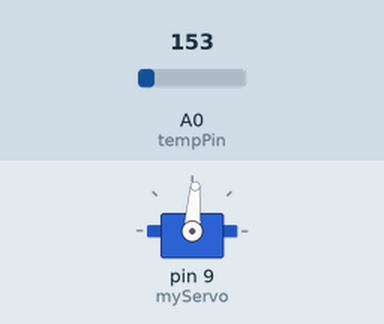
Recording of a sketch running on a simulated Arduino Uno, built with avr-gcc and run on an emulated ATmega328P. Parts: servo. Inputs (shaded band) come from the test bench; at power-on: A0 (tempPin) = 153.

Above: at 1.3 s.
1.4 s: A0 (tempPin) set to 165
At 2.7 s:
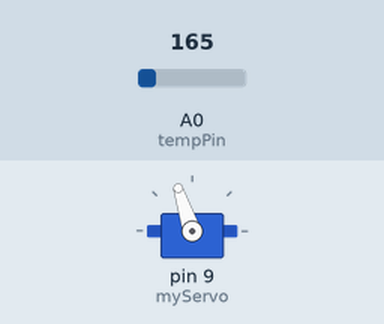
3.0 s: A0 (tempPin) set to 175
At 4.0 s:
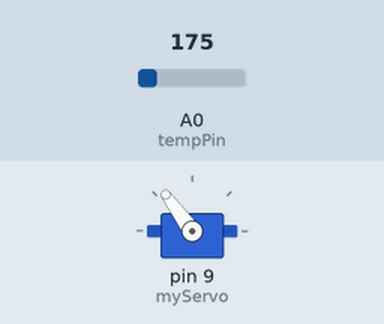
4.5 s: A0 (tempPin) set to 191
At 5.1 s:
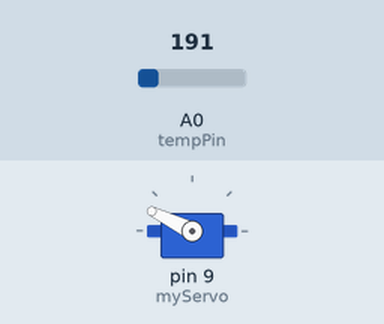
6.0 s: A0 (tempPin) set to 221
At 6.3 s:
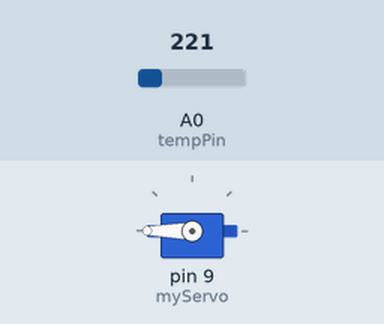
7.5 s: A0 (tempPin) set to 133
At 8.7 s:
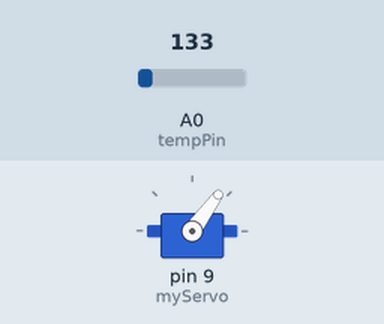
Timing chart, 0 to 10.0 s (numbered marks = the images above; inputs shaded):
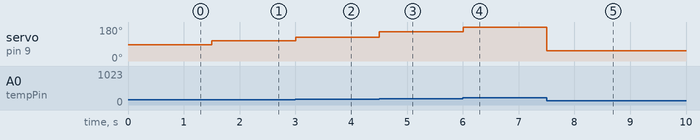

Measured:
- after the input at 1.4 s, servo on pin 9 (myServo): 86° → 108° after 0.10 s
- after the input at 3.0 s, servo on pin 9 (myServo): 108° → 126° at once
- after the input at 4.5 s, servo on pin 9 (myServo): 126° → 154° at once
- after the input at 6.0 s, servo on pin 9 (myServo): 154° → 180° at once
- after the input at 7.5 s, servo on pin 9 (myServo): 180° → 54° at once

The sketch:

temperature_controlled_servo.ino
```cpp
#include <Servo.h>
Servo myServo;
int tempPin = A0;
void setup() {
  myServo.attach(9);
  Serial.begin(9600);
}
void loop() {
  int value = analogRead(tempPin);
  float voltage = value * 5.0 / 1023.0;
  float tempC = (voltage - 0.5) * 100;
  int angle = map(tempC, 0, 50, 0, 180);
  angle = constrain(angle, 0, 180);
  myServo.write(angle);
  delay(500);
}
```
